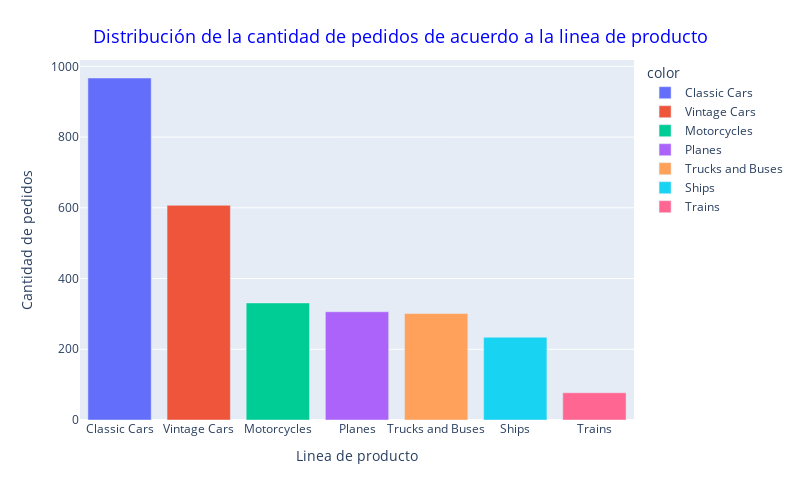

Notebook source saved alongside this figure:
### Markdown cell above
**Distribución de la cantidad de pedidos de acuerdo a la linea de producto**

### Code cell
# Linea de Producto
barplot_visualization('PRODUCTLINE', 'Distribución de la cantidad de pedidos de acuerdo a la linea de producto','Linea de producto','Cantidad de pedidos')

### Figure 1 — Plotly figure (JSON) as saved in the notebook; plotly's stock layout.template omitted (floating-point values rounded to 4 significant figures)
{"data": [{"alignmentgroup": "True", "hovertemplate": "color=Classic Cars<br>Linea de producto=%{x}<br>Cantidad de pedidos=%{y}<extra></extra>", "legendgroup": "Classic Cars", "marker": {"color": "#636efa", "pattern": {"shape": ""}}, "name": "Classic Cars", "offsetgroup": "Classic Cars", "orientation": "v", "showlegend": true, "textposition": "auto", "type": "bar", "x": ["Classic Cars"], "xaxis": "x", "y": [967], "yaxis": "y"}, {"alignmentgroup": "True", "hovertemplate": "color=Vintage Cars<br>Linea de producto=%{x}<br>Cantidad de pedidos=%{y}<extra></extra>", "legendgroup": "Vintage Cars", "marker": {"color": "#EF553B", "pattern": {"shape": ""}}, "name": "Vintage Cars", "offsetgroup": "Vintage Cars", "orientation": "v", "showlegend": true, "textposition": "auto", "type": "bar", "x": ["Vintage Cars"], "xaxis": "x", "y": [607], "yaxis": "y"}, {"alignmentgroup": "True", "hovertemplate": "color=Motorcycles<br>Linea de producto=%{x}<br>Cantidad de pedidos=%{y}<extra></extra>", "legendgroup": "Motorcycles", "marker": {"color": "#00cc96", "pattern": {"shape": ""}}, "name": "Motorcycles", "offsetgroup": "Motorcycles", "orientation": "v", "showlegend": true, "textposition": "auto", "type": "bar", "x": ["Motorcycles"], "xaxis": "x", "y": [331], "yaxis": "y"}, {"alignmentgroup": "True", "hovertemplate": "color=Planes<br>Linea de producto=%{x}<br>Cantidad de pedidos=%{y}<extra></extra>", "legendgroup": "Planes", "marker": {"color": "#ab63fa", "pattern": {"shape": ""}}, "name": "Planes", "offsetgroup": "Planes", "orientation": "v", "showlegend": true, "textposition": "auto", "type": "bar", "x": ["Planes"], "xaxis": "x", "y": [306], "yaxis": "y"}, {"alignmentgroup": "True", "hovertemplate": "color=Trucks and Buses<br>Linea de producto=%{x}<br>Cantidad de pedidos=%{y}<extra></extra>", "legendgroup": "Trucks and Buses", "marker": {"color": "#FFA15A", "pattern": {"shape": ""}}, "name": "Trucks and Buses", "offsetgroup": "Trucks and Buses", "orientation": "v", "showlegend": true, "textposition": "auto", "type": "bar", "x": ["Trucks and Buses"], "xaxis": "x", "y": [301], "yaxis": "y"}, {"alignmentgroup": "True", "hovertemplate": "color=Ships<br>Linea de producto=%{x}<br>Cantidad de pedidos=%{y}<extra></extra>", "legendgroup": "Ships", "marker": {"color": "#19d3f3", "pattern": {"shape": ""}}, "name": "Ships", "offsetgroup": "Ships", "orientation": "v", "showlegend": true, "textposition": "auto", "type": "bar", "x": ["Ships"], "xaxis": "x", "y": [234], "yaxis": "y"}, {"alignmentgroup": "True", "hovertemplate": "color=Trains<br>Linea de producto=%{x}<br>Cantidad de pedidos=%{y}<extra></extra>", "legendgroup": "Trains", "marker": {"color": "#FF6692", "pattern": {"shape": ""}}, "name": "Trains", "offsetgroup": "Trains", "orientation": "v", "showlegend": true, "textposition": "auto", "type": "bar", "x": ["Trains"], "xaxis": "x", "y": [77], "yaxis": "y"}], "layout": {"barmode": "relative", "height": 500, "legend": {"title": {"text": "color"}, "tracegroupgap": 0}, "margin": {"t": 60}, "title": {"font": {"color": "blue", "size": 18}, "text": "Distribución de la cantidad de pedidos de acuerdo a la linea de producto", "x": 0.5, "xanchor": "center", "yanchor": "top"}, "width": 800, "xaxis": {"anchor": "y", "domain": [0, 1], "title": {"text": "Linea de producto"}}, "yaxis": {"anchor": "x", "domain": [0, 1], "title": {"text": "Cantidad de pedidos"}}}}
